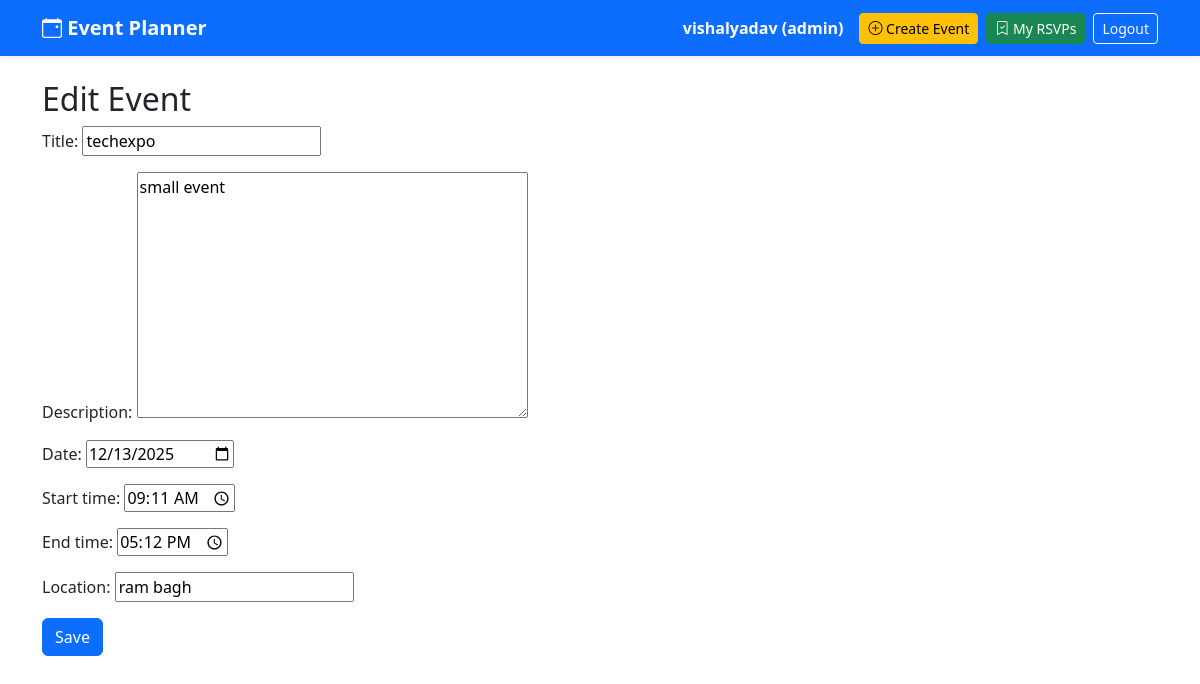
Screenshot of /events/3/edit/ (signed in) with the database file from the repository.
### accounts/models.py (models this page shows)
class User(AbstractUser):
    ROLE_CHOICES = (
        ('admin', 'Admin'),
        ('user', 'User'),
    )
    role = models.CharField(max_length=10, choices=ROLE_CHOICES, default='user')
    def is_admin(self):
        return self.role == 'admin'

### events/models.py (models this page shows, shortened)
class Event(models.Model):
    title = models.CharField(max_length=200)
    description = models.TextField()
    date = models.DateField()
    start_time = models.TimeField()
    end_time = models.TimeField()
    location = models.CharField(max_length=255)
    created_by = models.ForeignKey(settings.AUTH_USER_MODEL, on_delete=models.CASCADE, related_name='events')

### events/views.py (the view)
# urls.py: path('<int:pk>/edit/', views.event_edit, name='event_edit'),
@login_required
@user_passes_test(is_admin)
def event_edit(request, pk):
    event = get_object_or_404(Event, pk=pk)
    if request.method == 'POST':
        form = EventForm(request.POST, instance=event)
        if form.is_valid():
            form.save()
            messages.success(request, 'Event updated')
            return redirect('event_detail', pk=event.pk)
    else:
        form = EventForm(instance=event)
    return render(request, 'events/edit.html', {'form': form, 'event': event})

### events/forms.py
class EventForm(forms.ModelForm):
    class Meta:
        model = Event
        fields = ['title', 'description', 'date', 'start_time', 'end_time', 'location']
        widgets = {
            'date': forms.DateInput(attrs={'type': 'date'}),
            'start_time': forms.TimeInput(attrs={'type': 'time'}),
            'end_time': forms.TimeInput(attrs={'type': 'time'}),
        }

### events/views.py (called while the page is built)
def is_admin(user):
    return user.is_authenticated and user.is_admin()

### templates/events/edit.html (shortened to what this page needs)
{% extends 'base.html' %}
{% block content %}
<h2>Edit Event</h2>
<form method="post">
    {{ form.as_p }}
    <button class="btn btn-primary">Save</button>
</form>
{% endblock %}

### templates/navbar.html (shortened to what this page needs)
<nav class="navbar navbar-expand-lg navbar-dark bg-primary shadow-sm">
    <div class="container">
        <a class="navbar-brand fw-bold" href="{% url 'event_list' %}">
            <i class="bi bi-calendar-event"></i> Event Planner
        </a>
        <div class="collapse navbar-collapse" id="navbarNav">
            <ul class="navbar-nav ms-auto align-items-center">
                {% if user.is_authenticated %}
                    <li class="nav-item me-3 text-white fw-semibold">
                        {{ user.username }} ({{ user.role }})
                    </li>
                    {% if user.is_admin %}
                        <li class="nav-item">
                            <a href="{% url 'event_create' %}" class="btn btn-warning btn-sm me-2">
                                <i class="bi bi-plus-circle"></i> Create Event
                            </a>
                        </li>
                    {% endif %}
                    <li class="nav-item">
                        <a href="{% url 'my_rsvps' %}" class="btn btn-success btn-sm me-2">
                            <i class="bi bi-bookmark-check"></i> My RSVPs
                        </a>
                    </li>
                    <li class="nav-item">
                        <a href="{% url 'logout' %}" class="btn btn-outline-light btn-sm">
                            Logout
                        </a>
                    </li>
                {% endif %}
            </ul>
        </div>
    </div>
</nav>

### rows the page displays
User: username "vishalyadav", role "admin"
Event: title "techexpo", description "small event", date "12/13/2025", start_time "09:11:00", end_time "17:12:00", location "ram bagh"
